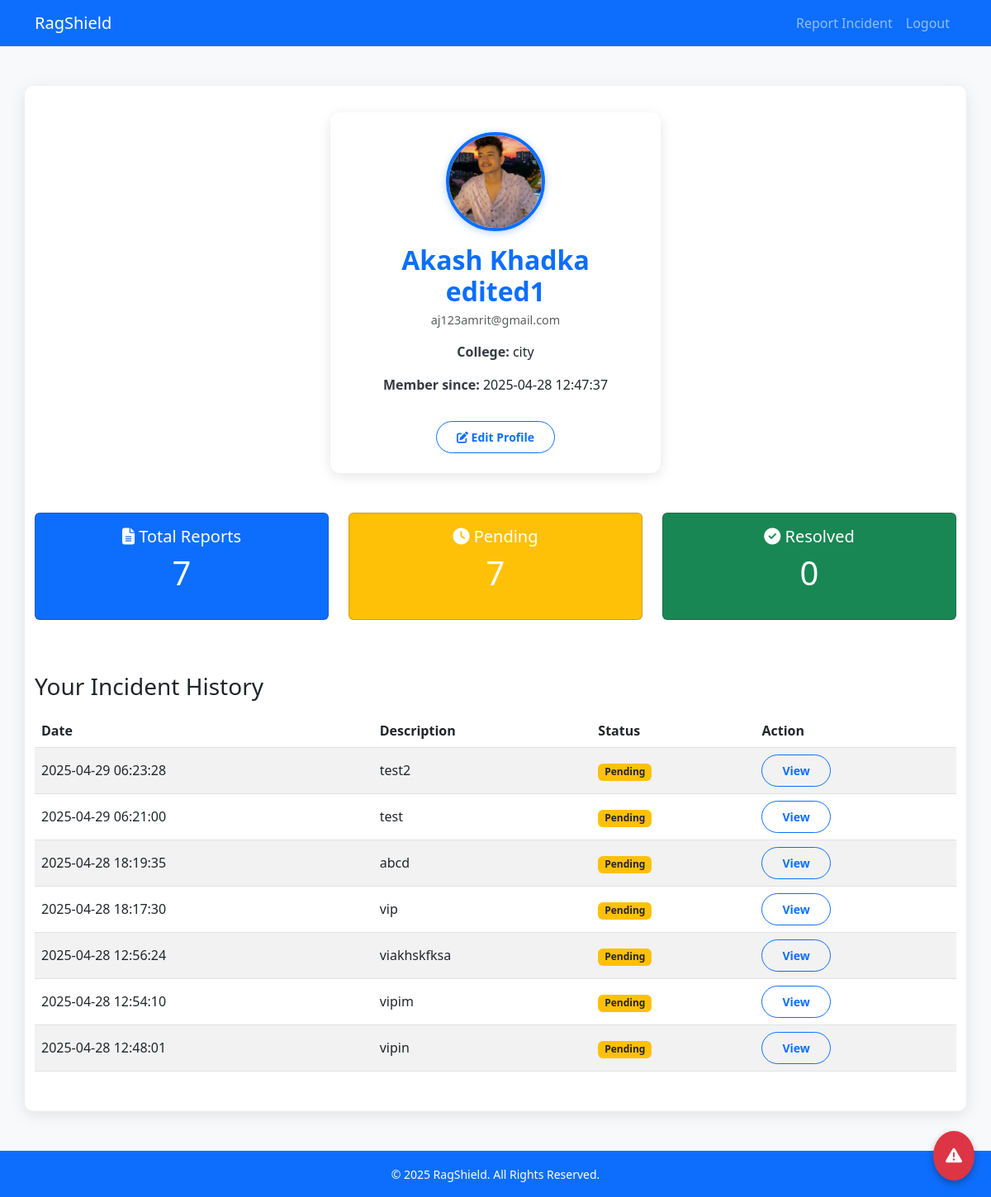
The app's page /profile (signed in), older data.
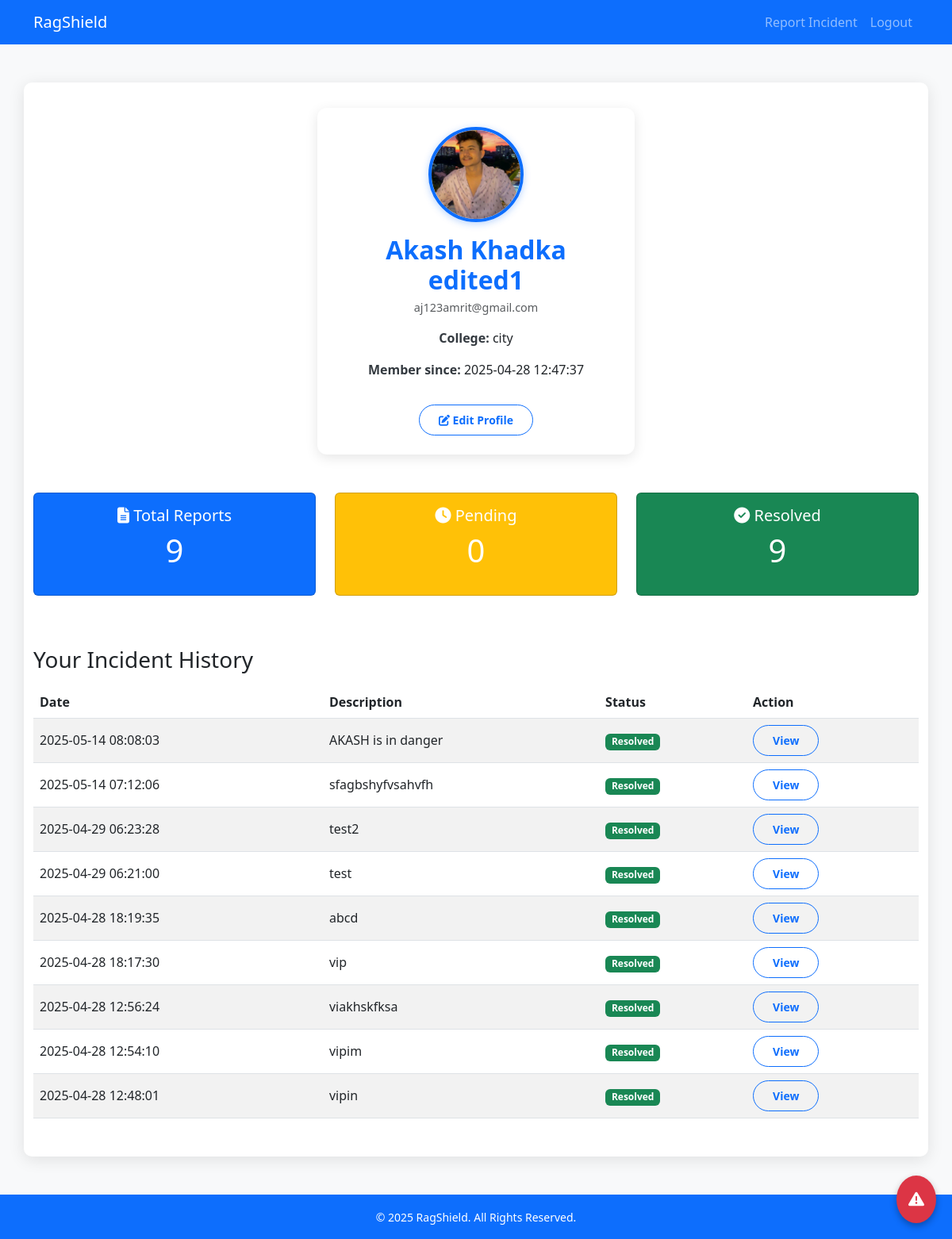
The same page, newer data.
### app.py (models this page shows)
class User(db.Model):
    id = db.Column(db.Integer, primary_key=True)
    name = db.Column(db.String(100), nullable=False)
    email = db.Column(db.String(100), unique=True, nullable=False)
    password = db.Column(db.String(100), nullable=False)
    college_name = db.Column(db.String(100), nullable=False)
    id_card = db.Column(db.String(100))
    registration_date = db.Column(db.DateTime, default=db.func.current_timestamp())

class Incident(db.Model):
    id = db.Column(db.Integer, primary_key=True)
    user_id = db.Column(db.Integer, db.ForeignKey('user.id'), nullable=False)
    description = db.Column(db.Text, nullable=False)
    file_paths = db.Column(db.Text)
    status = db.Column(db.String(20), default='pending')  # Added status column
    report_date = db.Column(db.DateTime, default=db.func.current_timestamp())

### app.py (the view)
@app.route('/profile')
def profile():
    user_id = session.get('user_id')
    app.logger.debug(f"profile route accessed, session user_id: {user_id}")
    print(f"DEBUG: profile route accessed, session user_id: {user_id}")
    if not user_id:
        flash('Please log in to access your profile.', 'warning')
        return redirect(url_for('login'))
    user = User.query.get(user_id)
    if not user:
        flash('User not found.', 'danger')
        return redirect(url_for('login'))
    total_reports = Incident.query.filter_by(user_id=user_id).count()
    pending_reports = Incident.query.filter_by(user_id=user_id, status='pending').count()
    resolved_reports = Incident.query.filter_by(user_id=user_id, status='resolved').count()
    stats = {
        'total_reports': total_reports,
        'pending_reports': pending_reports,
        'resolved_reports': resolved_reports
    }
    incidents = Incident.query.filter_by(user_id=user_id).order_by(Incident.report_date.desc()).all()
    return render_template('profile.html', user=user, stats=stats, incidents=incidents)

### templates/profile.html (shortened to what this page needs)
<!DOCTYPE html>
<html lang="en">
<head>
  <link href="https://cdn.jsdelivr.net/npm/bootstrap@5.3.0/dist/css/bootstrap.min.css" rel="stylesheet"/>
  <link href="https://cdn.jsdelivr.net/npm/aos@2.3.4/dist/aos.css" rel="stylesheet"/>
  <link rel="stylesheet" href="https://cdnjs.cloudflare.com/ajax/libs/font-awesome/6.4.0/css/all.min.css"/>
</head>
<body>
  <nav class="navbar navbar-expand-lg navbar-dark bg-primary">
    <div class="container">
      <a class="navbar-brand" href="{{ url_for('index') }}">RagShield</a>
      <div class="collapse navbar-collapse" id="nav">
        <ul class="navbar-nav ms-auto">
          <li class="nav-item"><a class="nav-link" href="{{ url_for('report_incident') }}">Report Incident</a></li>
          <li class="nav-item"><a class="nav-link" href="{{ url_for('logout') }}">Logout</a></li>
        </ul>
      </div>
    </div>
  </nav>
  <main class="container my-5" data-aos="fade-up">
    <div class="profile-card p-4 text-center mb-5" data-aos="fade-down">
      {% if user.id_card %}
        <img src="{{ url_for('static',filename='uploads/'+user.id_card) }}"
             alt="ID Card" class="profile-pic mb-3">
      {% else %}
        <img src="{{ url_for('static',filename='images/profile-placeholder.png') }}"
             alt="Profile" class="profile-pic mb-3">
      {% endif %}
      <h2>{{ user.name }}</h2>
      <p class="text-muted">{{ user.email }}</p>
      <p><strong>College:</strong> {{ user.college_name }}</p>
      <p><strong>Member since:</strong> {{ user.registration_date }}</p>
      <a href="{{ url_for('edit_profile') }}" class="btn btn-outline-primary btn-sm mt-3">
        <i class="fas fa-edit"></i> Edit Profile
      </a>
    </div>
    <div class="row mb-5" data-aos="fade-up">
      <div class="col-md-4">
        <div class="card stat-card text-white bg-primary mb-3">
          <div class="card-body">
            <h5><i class="fas fa-file-alt"></i> Total Reports</h5>
            <p class="display-6">{{ stats.total_reports }}</p>
          </div>
        </div>
      </div>
      <div class="col-md-4">
        <div class="card stat-card text-white bg-warning mb-3">
          <div class="card-body">
            <h5><i class="fas fa-clock"></i> Pending</h5>
            <p class="display-6">{{ stats.pending_reports }}</p>
          </div>
        </div>
      </div>
      <div class="col-md-4">
        <div class="card stat-card text-white bg-success mb-3">
          <div class="card-body">
            <h5><i class="fas fa-check-circle"></i> Resolved</h5>
            <p class="display-6">{{ stats.resolved_reports }}</p>
          </div>
        </div>
      </div>
    </div>
    <div data-aos="fade-up">
      <h3 class="mb-3">Your Incident History</h3>
      {% if incidents %}
        <div class="table-responsive">
          <table class="table table-striped reports-table">
            <thead>
              <tr><th>Date</th><th>Description</th><th>Status</th><th>Action</th></tr>
            </thead>
            <tbody>
              {% for rpt in incidents %}
              <tr>
                <td>{{ rpt.report_date }}</td>
                <td>{{ rpt.description|truncate(50) }}</td>
                <td>
                  {% if rpt.status=='pending' %}
                    <span class="badge bg-warning text-dark">Pending</span>
                  {% else %}
                    <span class="badge bg-success">Resolved</span>
                  {% endif %}
                </td>
                <td>
                  <button class="btn btn-sm btn-outline-primary view-incident-btn" data-incident-id="{{ rpt.id }}">View</button>
                </td>
              </tr>
              {% endfor %}
            </tbody>
          </table>
        </div>
      {% else %}
        <p class="text-muted">You haven’t reported any incidents yet.</p>
      {% endif %}
    </div>
  </main>
  <button id="emergencyBtn" data-bs-toggle="modal" data-bs-target="#emergencyModal">
    <i class="fas fa-exclamation-triangle"></i>
  </button>
  <div id="toastContainer" class="position-fixed top-0 end-0 p-3"></div>
  <footer class="bg-primary text-white text-center py-3 mt-auto">
    <small>&copy; 2025 RagShield. All Rights Reserved.</small>
  </footer>
</body>
</html>

### templates/profile.html (style rules this page uses)
html, body { height:100%; margin:0; font-family: 'Segoe UI', Tahoma, Geneva, Verdana, sans-serif; background: #f8f9fa; }
body { display:flex; flex-direction:column; }
main { flex:1; padding: 2rem; max-width: 900px; margin: auto; background: white; border-radius: 10px; box-shadow: 0 4px 20px rgba(0,0,0,0.1); }
.profile-card { max-width:400px; margin:auto; border-radius:.75rem; box-shadow:0 4px 16px rgba(0,0,0,0.1); background: #ffffff; padding: 2rem; text-align: center; transition: box-shadow 0.3s ease; }
.profile-pic { width:120px; height:120px; object-fit:cover; border-radius:50%; border:4px solid #0d6efd; margin-bottom: 1rem; box-shadow: 0 2px 10px rgba(13, 110, 253, 0.3); }
h2 { font-weight: 700; color: #0d6efd; margin-bottom: 0.25rem; }
p.text-muted { font-size: 0.9rem; color: #6c757d; margin-bottom: 1rem; }
p strong { color: #343a40; }
.btn-outline-primary { border-radius: 50px; padding: 0.5rem 1.5rem; font-weight: 600; transition: background-color 0.3s ease, color 0.3s ease; }
.stat-card .card-body { text-align:center; }
.reports-table th, .reports-table td { vertical-align:middle; }
#emergencyBtn { position:fixed; bottom:20px; right:20px; background:#dc3545; color:#fff; border:none; border-radius:50%; padding:15px; font-size:20px; box-shadow:0 4px 8px rgba(0,0,0,0.3); z-index:1050; transition:transform .2s; }

Row changes from the older to the newer data that the page shows:
added Incident: report_date "2025-05-14 08:08:03", description "AKASH is in danger", status "Resolved"
added Incident: report_date "2025-05-14 07:12:06", description "sfagbshyfvsahvfh", status "Resolved"
changed Incident "test2": status "Pending" → "Resolved"
changed Incident "test": status "Pending" → "Resolved"
changed Incident "abcd": status "Pending" → "Resolved"
changed Incident "vip": status "Pending" → "Resolved"
changed Incident "viakhskfksa": status "Pending" → "Resolved"
changed Incident "vipim": status "Pending" → "Resolved"
changed Incident "vipin": status "Pending" → "Resolved"
Text that changed along with them:
{{ stats.total_reports }}: "7" → "9"
{{ stats.pending_reports }}: "7" → "0"
{{ stats.resolved_reports }}: "0" → "9"
